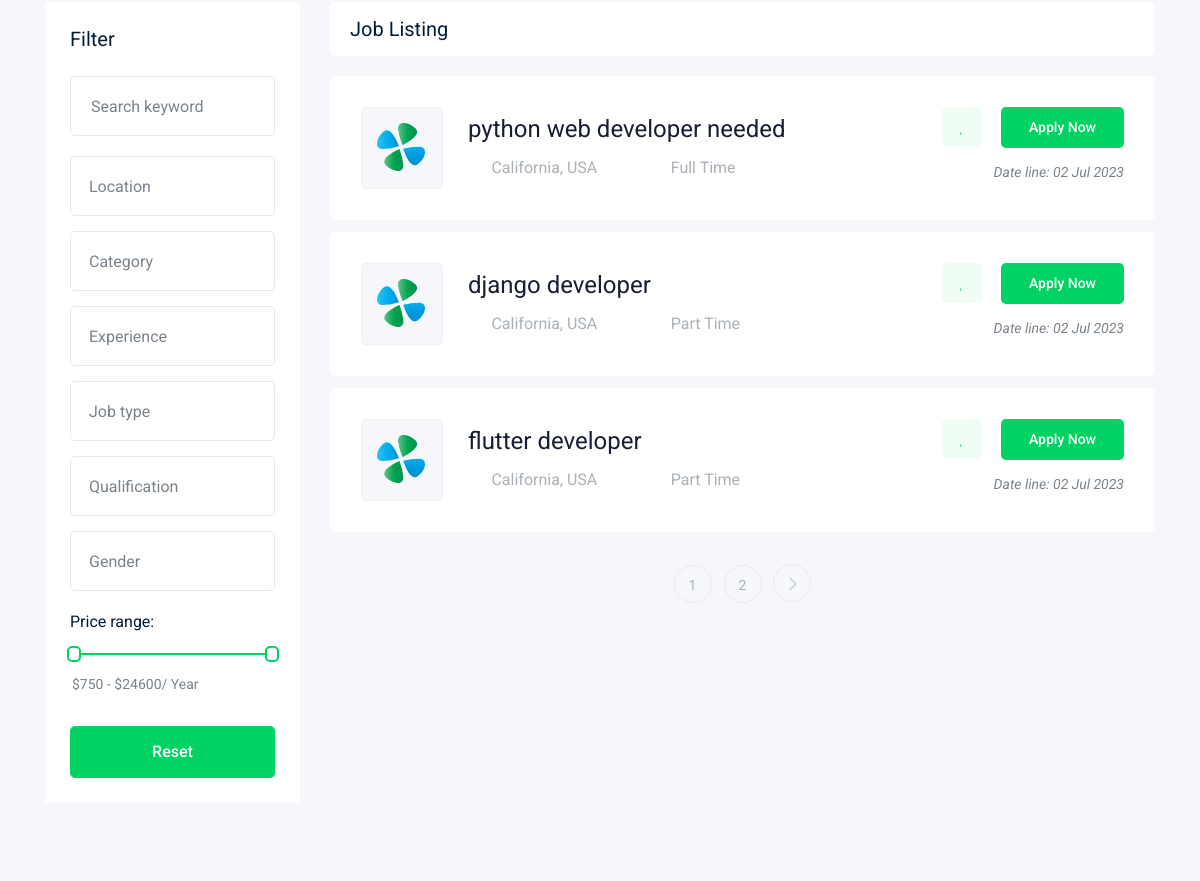
The app's page /jobs/ (middle part), older data.
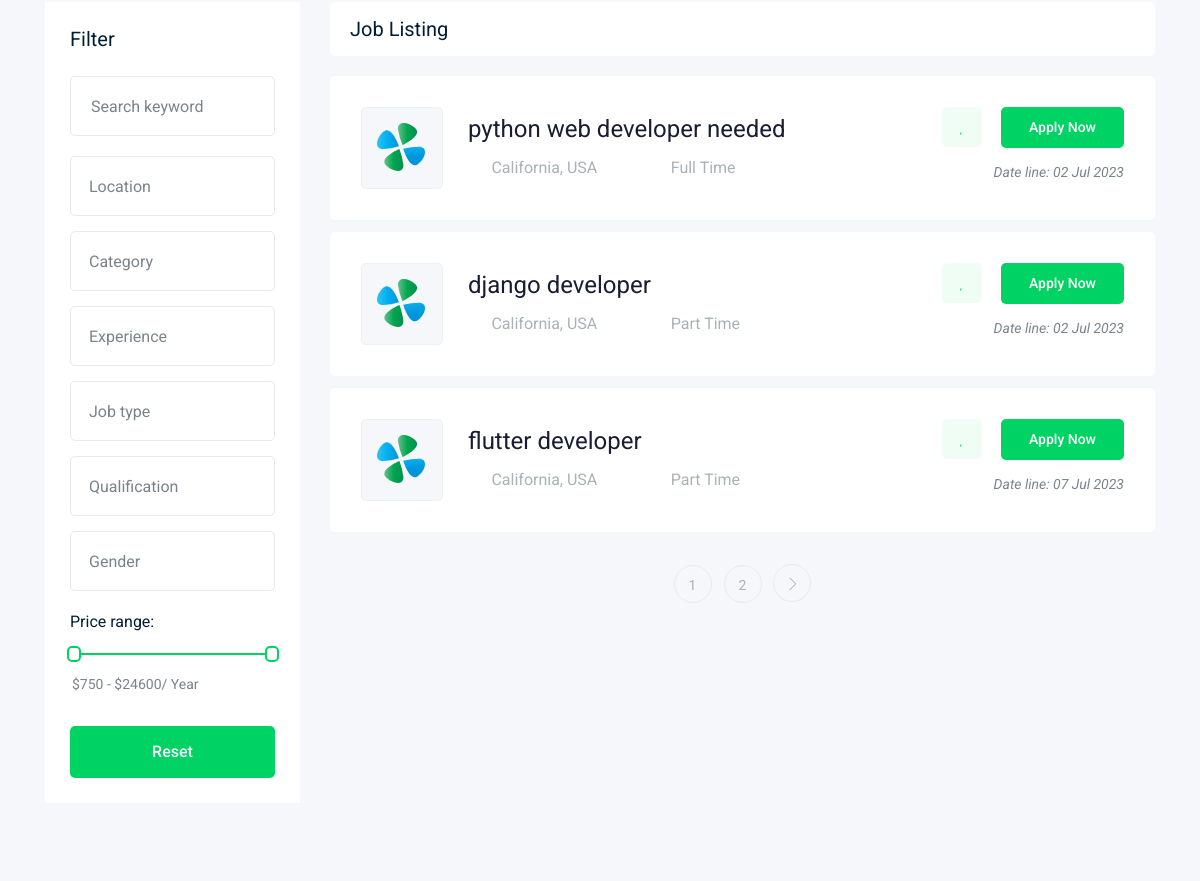
The same page, newer data.
### job/models.py (models this page shows, shortened)
class Job(models.Model):    #table
    owner = models.ForeignKey(User , related_name = 'job_owner', on_delete = models.CASCADE)
    title = models.CharField(max_length = 100)  #column 1
    job_type = models.CharField(max_length = 15 , choices = JOB_TYPE)   #column 3
    description = models.TextField(max_length = 1000)
    time_published = models.DateTimeField(auto_now=True)
    vacancy = models.IntegerField(default = 1)
    salary = models.IntegerField(default = 0)
    category = models.ForeignKey('Category', on_delete = models.CASCADE)
    experience = models.IntegerField(default=1)
    image = models.ImageField(upload_to = image_upload)
    slug = models.SlugField(blank = True , null = True)
    def __str__(self):
        return self.title

### job/views.py (the view)
# urls.py: path('', views.job_list , name = 'job_list'),
def job_list(request):
    job_list = Job.objects.all()
    paginator = Paginator(job_list, 3)
    page_number = request.GET.get("page")
    page_obj = paginator.get_page(page_number)
    context = {'jobs' : page_obj}
    return render(request , 'job/job_list.html',context)

### job/templates/job/job_list.html (shortened to what the changed rows need)
{% extends 'base.html' %}
    {% block body %}
    <div class="job_listing_area plus_padding">
        <div class="container">
            <div class="row">
                <div class="col-lg-9">
                    <div class="job_lists m-0">
                        <div class="row">
                            {% for job in jobs %}
                            <div class="col-lg-12 col-md-12">
                                <div class="single_jobs white-bg d-flex justify-content-between">
                                    <div class="jobs_left d-flex align-items-center">
                                        <div class="thumb">
                                            <img src="img/svg_icon/1.svg" alt="">
                                        </div>
                                        <div class="jobs_conetent">
                                            <a href="{% url 'jobs:job_detail' job.slug %}"><h4>{{job}}</h4></a>
                                            <div class="links_locat d-flex align-items-center">
                                                <div class="location">
                                                    <p> <i class="fa fa-map-marker"></i> California, USA</p>
                                                </div>
                                                <div class="location">
                                                    <p> <i class="fa fa-clock-o"></i> {{job.job_type}}</p>
                                                </div>
                                            </div>
                                        </div>
                                    </div>
                                    <div class="jobs_right">
                                        <div class="apply_now">
                                            <a class="heart_mark" href="#"> <i class="fa fa-heart"></i> </a>
                                            <a href="{% url 'jobs:job_detail' job.id %}" class="boxed-btn3">Apply Now</a>
                                        </div>
                                        <div class="date">
                                            <p>Date line: {{job.time_published|date:'d M o'}}</p>
                                        </div>
                                    </div>
                                </div>
                            </div>
                            {% endfor %}
                        </div>
                    </div>
                </div>
            </div>
        </div>
    </div>
    {% endblock body %}

Row changes from the older to the newer data that the page shows:
changed Job "flutter developer": time_published "02 Jul 2023" → "07 Jul 2023"
